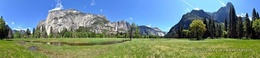
%> input picture input/pano.jpg, 260 x 58 px, shrunk from 900 x 202 before the run
$ octave applyTrans_video.m   (GNU Octave 9; MATLAB toolbox functions it lacks are replaced by stand-ins)
%> lines starting %> are read from the running program, lines starting %| are printed output that depends on the picture
% APPLYTRANSFORM converts flat panoramic image to tiny planet or tunnel like image.
% result = applyTransform(inImg,operation)
% inImg is a input image
% choice is a user specified operation
%
% function [result] = applyTrans(inImg,choice)


close all;
clear all;
clc;


inImg=imread('input/pano.jpg');
%> inImg is the input picture: size 58x260x3 uint8; mean R, G, B 112, 136.2, 132.9

[inImgRows,inImgCols,inImgChnls]=size(inImg);               % calculate image size
%> inImgRows = 58; inImgCols = 260; inImgChnls = 3

resizedImgRows=inImgRows;
%> resizedImgRows = 58
resizedImgCols=ceil(2*resizedImgRows);
%> resizedImgCols = 116
resizedImg=imresize(inImg,[resizedImgRows,resizedImgCols]);% resize input Image
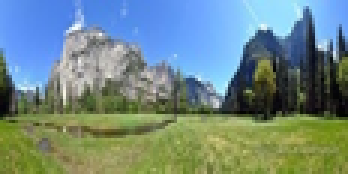
%> resizedImg: size 58x116x3 uint8 (shown 3 times larger); mean R, G, B 111.9, 136.2, 132.9

resizedImg=double(resizedImg);
%> resizedImg: size 58x116x3 double

outputVideo = VideoWriter('video_out.avi');
outputVideo.FrameRate = 1;
open(outputVideo)

center=[resizedImgRows,resizedImgRows];
%> center = [58 58]
count=1;

gama0=pi;
% phi0=-pi/2;
%> (the run ends here)
